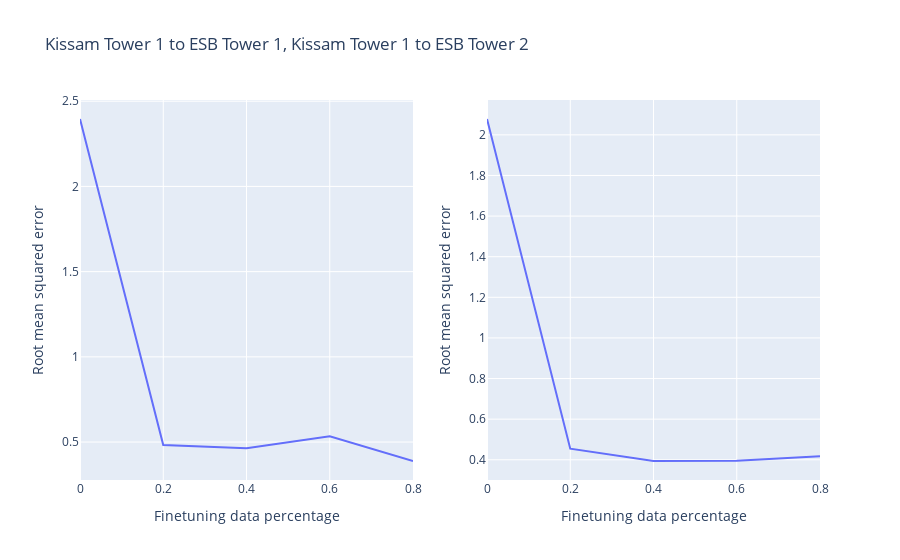

Source (notebook cell):
### Code cell
fig1 = px.line(pd.DataFrame({'Finetuning data percentage': ft_percents, 'Root mean squared error': rmse_kissam1_esb1}), x='Finetuning data percentage', y='Root mean squared error', title='Root mean squared errors')

fig2 = px.line(pd.DataFrame({'Finetuning data percentage': ft_percents, 'Root mean squared error': rmse_kissam1_esb2}), x='Finetuning data percentage', y='Root mean squared error', title='Root mean squared errors')

# Create subplots with 1 row and 2 columns
figfinal = make_subplots(rows=1, cols=2)

# Add the figures to the subplots
figfinal.add_trace(fig1.data[0], row=1, col=1)
figfinal.update_xaxes(title_text="Finetuning data percentage", row=1, col=1)
figfinal.update_yaxes(title_text="Root mean squared error", row=1, col=1)

figfinal.add_trace(fig2.data[0], row=1, col=2)
figfinal.update_xaxes(title_text="Finetuning data percentage", row=1, col=2)
figfinal.update_yaxes(title_text="Root mean squared error", row=1, col=2)

figfinal.update_layout(title_text="Kissam Tower 1 to ESB Tower 1, Kissam Tower 1 to ESB Tower 2", showlegend=False)

# Show the plot
figfinal.show()
figfinal.write_html(f"../plots/interbuilding_transfers/Kissam1_to_ESB1&2_gradient_summer.html")

### Figure 1 — Plotly figure (JSON) as saved in the notebook; plotly's stock layout.template omitted (floating-point values rounded to 4 significant figures)
{"data": [{"hovertemplate": "Finetuning data percentage=%{x}<br>Root mean squared error=%{y}<extra></extra>", "legendgroup": "", "line": {"color": "#636efa", "dash": "solid"}, "marker": {"symbol": "circle"}, "mode": "lines", "name": "", "orientation": "v", "showlegend": false, "type": "scatter", "x": [0, 0.2, 0.4, 0.6, 0.8], "xaxis": "x", "y": [2.396, 0.4827, 0.4636, 0.5334, 0.3889], "yaxis": "y"}, {"hovertemplate": "Finetuning data percentage=%{x}<br>Root mean squared error=%{y}<extra></extra>", "legendgroup": "", "line": {"color": "#636efa", "dash": "solid"}, "marker": {"symbol": "circle"}, "mode": "lines", "name": "", "orientation": "v", "showlegend": false, "type": "scatter", "x": [0, 0.2, 0.4, 0.6, 0.8], "xaxis": "x2", "y": [2.078, 0.4547, 0.394, 0.3948, 0.4169], "yaxis": "y2"}], "layout": {"showlegend": false, "title": {"text": "Kissam Tower 1 to ESB Tower 1, Kissam Tower 1 to ESB Tower 2"}, "xaxis": {"anchor": "y", "domain": [0, 0.45], "title": {"text": "Finetuning data percentage"}}, "xaxis2": {"anchor": "y2", "domain": [0.55, 1], "title": {"text": "Finetuning data percentage"}}, "yaxis": {"anchor": "x", "domain": [0, 1], "title": {"text": "Root mean squared error"}}, "yaxis2": {"anchor": "x2", "domain": [0, 1], "title": {"text": "Root mean squared error"}}}}
